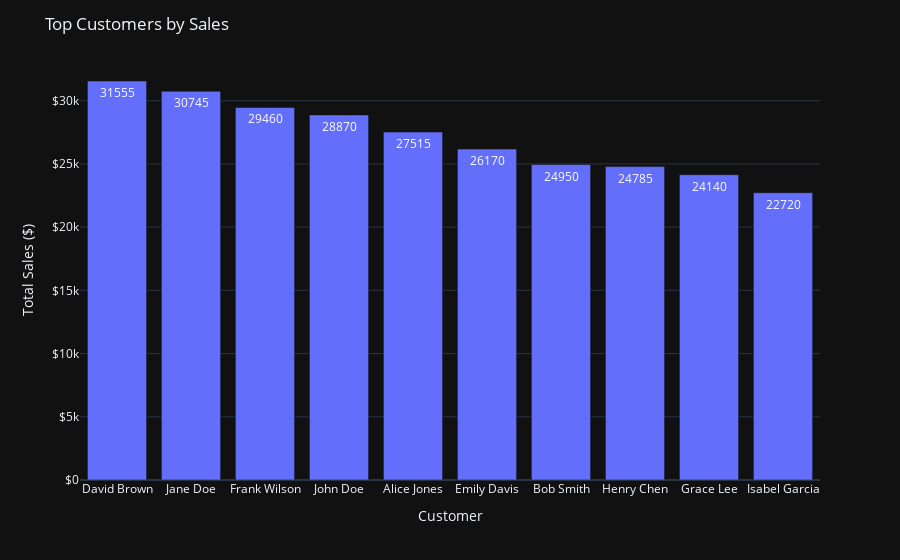

The notebook cell this image was saved under:
### Code cell
fig = px.bar(df,
             x='customer_name',
             y='total_sales',
             template=plotly_template,
             text='total_sales')

fig.update_layout(
    title='Top Customers by Sales',
    xaxis_title='Customer',
    yaxis_title='Total Sales ($)',
    yaxis_tickprefix='$',
)

fig.show()

fig.write_image(output_dir / 'customer_sales.png',
                width=1200,
                height=400,
                scale=4)

### Figure 1 — Plotly figure (JSON) as saved in the notebook; plotly's stock layout.template omitted (floating-point values rounded to 4 significant figures)
{"data": [{"alignmentgroup": "True", "hovertemplate": "customer_name=%{x}<br>total_sales=%{text}<extra></extra>", "legendgroup": "", "marker": {"color": "#636efa", "pattern": {"shape": ""}}, "name": "", "offsetgroup": "", "orientation": "v", "showlegend": false, "text": [31555, 30745, 29460, 28870, 27515, 26170, 24950, 24785, 24140, 22720], "textposition": "auto", "type": "bar", "x": ["David Brown", "Jane Doe", "Frank Wilson", "John Doe", "Alice Jones", "Emily Davis", "Bob Smith", "Henry Chen", "Grace Lee", "Isabel Garcia"], "xaxis": "x", "y": [31555, 30745, 29460, 28870, 27515, 26170, 24950, 24785, 24140, 22720], "yaxis": "y"}], "layout": {"barmode": "relative", "legend": {"tracegroupgap": 0}, "margin": {"t": 60}, "title": {"text": "Top Customers by Sales"}, "xaxis": {"anchor": "y", "domain": [0, 1], "title": {"text": "Customer"}}, "yaxis": {"anchor": "x", "domain": [0, 1], "tickprefix": "$", "title": {"text": "Total Sales ($)"}}}}
